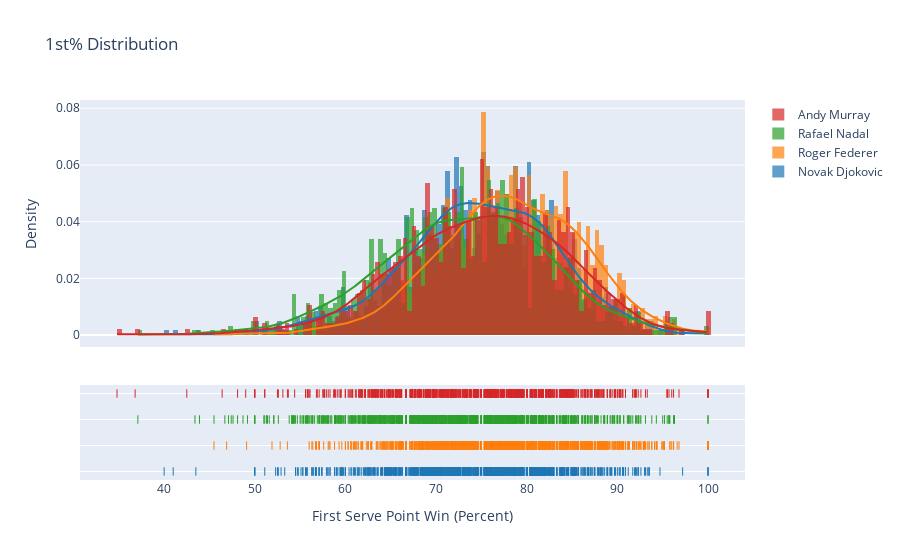

The code cell stored with this chart in its notebook:
### Code cell
# 1st%
fst_data = [nd["1st%"][~np.isnan(nd['1st%'])], rf["1st%"][~np.isnan(rf['1st%'])], rn["1st%"][~np.isnan(rn['1st%'])], am["1st%"][~np.isnan(am['1st%'])]]
fst_labels = ['Novak Djokovic', 'Roger Federer', 'Rafael Nadal', 'Andy Murray']
fig = ff.create_distplot(fst_data, fst_labels, bin_size = .5)
fig.update_layout(title_text = '1st% Distribution',
                    xaxis_title = "First Serve Point Win (Percent)",
                    yaxis_title = "Density"
                    )
fig.show()

### Figure 1 — Plotly figure (JSON) as saved in the notebook; plotly's stock layout.template omitted (floating-point values rounded to 4 significant figures; data arrays with more than 128 entries replaced by an {"elided": "..."} marker saying what was removed)
{"data": [{"autobinx": false, "histnorm": "probability density", "legendgroup": "Novak Djokovic", "marker": {"color": "rgb(31, 119, 180)"}, "name": "Novak Djokovic", "opacity": 0.7, "type": "histogram", "x": {"elided": "1180 float values"}, "xaxis": "x", "xbins": {"end": 100, "size": 0.5, "start": 40}, "yaxis": "y"}, {"autobinx": false, "histnorm": "probability density", "legendgroup": "Roger Federer", "marker": {"color": "rgb(255, 127, 14)"}, "name": "Roger Federer", "opacity": 0.7, "type": "histogram", "x": {"elided": "1458 float values"}, "xaxis": "x", "xbins": {"end": 100, "size": 0.5, "start": 45.5}, "yaxis": "y"}, {"autobinx": false, "histnorm": "probability density", "legendgroup": "Rafael Nadal", "marker": {"color": "rgb(44, 160, 44)"}, "name": "Rafael Nadal", "opacity": 0.7, "type": "histogram", "x": {"elided": "1246 float values"}, "xaxis": "x", "xbins": {"end": 100, "size": 0.5, "start": 37.1}, "yaxis": "y"}, {"autobinx": false, "histnorm": "probability density", "legendgroup": "Andy Murray", "marker": {"color": "rgb(214, 39, 40)"}, "name": "Andy Murray", "opacity": 0.7, "type": "histogram", "x": {"elided": "933 float values"}, "xaxis": "x", "xbins": {"end": 100, "size": 0.5, "start": 34.8}, "yaxis": "y"}, {"legendgroup": "Novak Djokovic", "marker": {"color": "rgb(31, 119, 180)"}, "mode": "lines", "name": "Novak Djokovic", "showlegend": false, "type": "scatter", "x": {"elided": "500 float values"}, "xaxis": "x", "y": {"elided": "500 float values"}, "yaxis": "y"}, {"legendgroup": "Roger Federer", "marker": {"color": "rgb(255, 127, 14)"}, "mode": "lines", "name": "Roger Federer", "showlegend": false, "type": "scatter", "x": {"elided": "500 float values"}, "xaxis": "x", "y": {"elided": "500 float values"}, "yaxis": "y"}, {"legendgroup": "Rafael Nadal", "marker": {"color": "rgb(44, 160, 44)"}, "mode": "lines", "name": "Rafael Nadal", "showlegend": false, "type": "scatter", "x": {"elided": "500 float values"}, "xaxis": "x", "y": {"elided": "500 float values"}, "yaxis": "y"}, {"legendgroup": "Andy Murray", "marker": {"color": "rgb(214, 39, 40)"}, "mode": "lines", "name": "Andy Murray", "showlegend": false, "type": "scatter", "x": {"elided": "500 float values"}, "xaxis": "x", "y": {"elided": "500 float values"}, "yaxis": "y"}, {"legendgroup": "Novak Djokovic", "marker": {"color": "rgb(31, 119, 180)", "symbol": "line-ns-open"}, "mode": "markers", "name": "Novak Djokovic", "showlegend": false, "type": "scatter", "x": {"elided": "1180 float values"}, "xaxis": "x", "y": {"elided": "1180 str values"}, "yaxis": "y2"}, {"legendgroup": "Roger Federer", "marker": {"color": "rgb(255, 127, 14)", "symbol": "line-ns-open"}, "mode": "markers", "name": "Roger Federer", "showlegend": false, "type": "scatter", "x": {"elided": "1458 float values"}, "xaxis": "x", "y": {"elided": "1458 str values"}, "yaxis": "y2"}, {"legendgroup": "Rafael Nadal", "marker": {"color": "rgb(44, 160, 44)", "symbol": "line-ns-open"}, "mode": "markers", "name": "Rafael Nadal", "showlegend": false, "type": "scatter", "x": {"elided": "1246 float values"}, "xaxis": "x", "y": {"elided": "1246 str values"}, "yaxis": "y2"}, {"legendgroup": "Andy Murray", "marker": {"color": "rgb(214, 39, 40)", "symbol": "line-ns-open"}, "mode": "markers", "name": "Andy Murray", "showlegend": false, "type": "scatter", "x": {"elided": "933 float values"}, "xaxis": "x", "y": {"elided": "933 str values"}, "yaxis": "y2"}], "layout": {"barmode": "overlay", "hovermode": "closest", "legend": {"traceorder": "reversed"}, "title": {"text": "1st% Distribution"}, "xaxis": {"anchor": "y2", "domain": [0, 1], "title": {"text": "First Serve Point Win (Percent)"}, "zeroline": false}, "yaxis": {"anchor": "free", "domain": [0.35, 1], "position": 0, "title": {"text": "Density"}}, "yaxis2": {"anchor": "x", "domain": [0, 0.25], "dtick": 1, "showticklabels": false}}}
